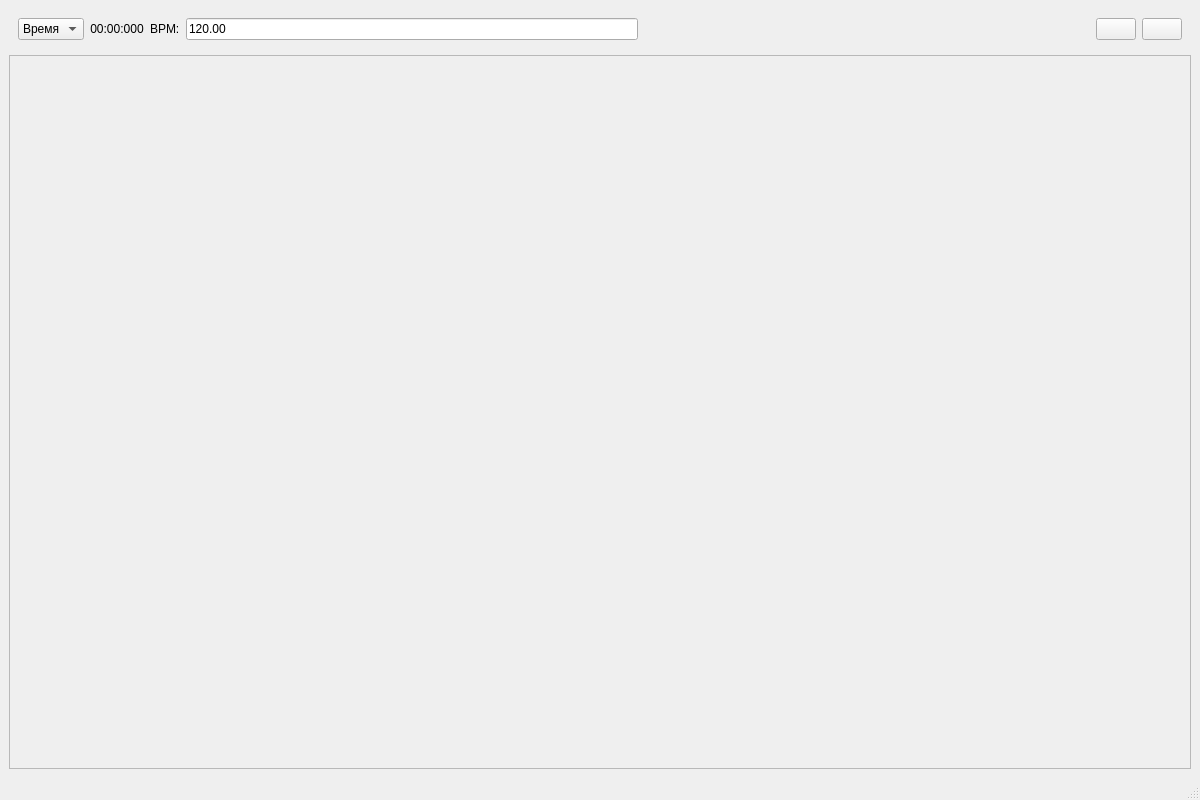
<?xml version="1.0" encoding="UTF-8"?>
<ui version="4.0">
 <class>MainWindow</class>
 <widget class="QMainWindow" name="MainWindow">
  <property name="geometry">
   <rect>
    <x>0</x>
    <y>0</y>
    <width>1200</width>
    <height>800</height>
   </rect>
  </property>
  <property name="windowTitle">
   <string>DONTFLOAT</string>
  </property>
  <widget class="QWidget" name="centralwidget">
   <layout class="QVBoxLayout" name="verticalLayout">
    <item>
     <widget class="QWidget" name="transportWidget" native="true">
      <layout class="QHBoxLayout" name="horizontalLayout">
       <item>
        <widget class="QComboBox" name="displayModeCombo">
         <property name="minimumWidth">
          <number>100</number>
         </property>
         <item>
          <property name="text">
           <string>Время</string>
          </property>
         </item>
         <item>
          <property name="text">
           <string>Такты</string>
          </property>
         </item>
        </widget>
       </item>
       <item>
        <widget class="QLabel" name="timeLabel">
         <property name="minimumWidth">
          <number>100</number>
         </property>
         <property name="text">
          <string>00:00:000</string>
         </property>
         <property name="alignment">
          <set>Qt::AlignCenter</set>
         </property>
        </widget>
       </item>
       <item>
        <widget class="QLabel" name="bpmLabel">
         <property name="text">
          <string>BPM:</string>
         </property>
        </widget>
       </item>
       <item>
        <widget class="QLineEdit" name="bpmEdit">
         <property name="maximumWidth">
          <number>60</number>
         </property>
         <property name="text">
          <string>120.00</string>
         </property>
        </widget>
       </item>
       <item>
        <spacer name="horizontalSpacer">
         <property name="orientation">
          <enum>Qt::Horizontal</enum>
         </property>
         <property name="sizeHint" stdset="0">
          <size>
           <width>40</width>
           <height>20</height>
          </size>
         </property>
        </spacer>
       </item>
       <item>
        <widget class="QPushButton" name="playButton">
         <property name="text">
          <string/>
         </property>
         <property name="icon">
          <iconset resource="../resources.qrc">
           <normaloff>:/icons/resources/icons/play.svg</normaloff>:/icons/resources/icons/play.svg</iconset>
         </property>
         <property name="iconSize">
          <size>
           <width>24</width>
           <height>24</height>
          </size>
         </property>
        </widget>
       </item>
       <item>
        <widget class="QPushButton" name="stopButton">
         <property name="text">
          <string/>
         </property>
         <property name="icon">
          <iconset resource="../resources.qrc">
           <normaloff>:/icons/resources/icons/stop.svg</normaloff>:/icons/resources/icons/stop.svg</iconset>
         </property>
         <property name="iconSize">
          <size>
           <width>24</width>
           <height>24</height>
          </size>
         </property>
        </widget>
       </item>
      </layout>
     </widget>
    </item>
    <item>
     <widget class="QScrollArea" name="timelineScroll">
      <property name="widgetResizable">
       <bool>true</bool>
      </property>
      <widget class="QWidget" name="timelineContent">
       <layout class="QVBoxLayout" name="timelineLayout">
        <item>
         <widget class="QWidget" name="rulerWidget" native="true">
          <property name="minimumHeight">
           <number>30</number>
          </property>
         </widget>
        </item>
        <item>
         <widget class="QWidget" name="waveformWidget" native="true">
          <property name="minimumHeight">
           <number>250</number>
          </property>
          <property name="styleSheet">
           <string>background-color: #2b2b2b;</string>
          </property>
         </widget>
        </item>
        <item>
         <widget class="QWidget" name="scrollBarWidget" native="true">
          <property name="minimumHeight">
           <number>75</number>
          </property>
          <property name="maximumHeight">
           <number>75</number>
          </property>
         </widget>
        </item>
        <item>
         <spacer name="verticalSpacer">
          <property name="orientation">
           <enum>Qt::Vertical</enum>
          </property>
          <property name="sizeHint" stdset="0">
           <size>
            <width>20</width>
            <height>40</height>
           </size>
          </property>
         </spacer>
        </item>
       </layout>
      </widget>
     </widget>
    </item>
   </layout>
  </widget>
  <widget class="QMenuBar" name="menubar">
   <property name="geometry">
    <rect>
     <x>0</x>
     <y>0</y>
     <width>1200</width>
     <height>22</height>
    </rect>
   </property>
   <property name="styleSheet">
    <string>background-color: rgb(33, 33, 33);
color: rgb(255, 255, 255);</string>
   </property>
  </widget>
  <widget class="QStatusBar" name="statusbar"/>
 </widget>
 <resources>
  <include location="../resources.qrc"/>
 </resources>
 <connections/>
</ui>
